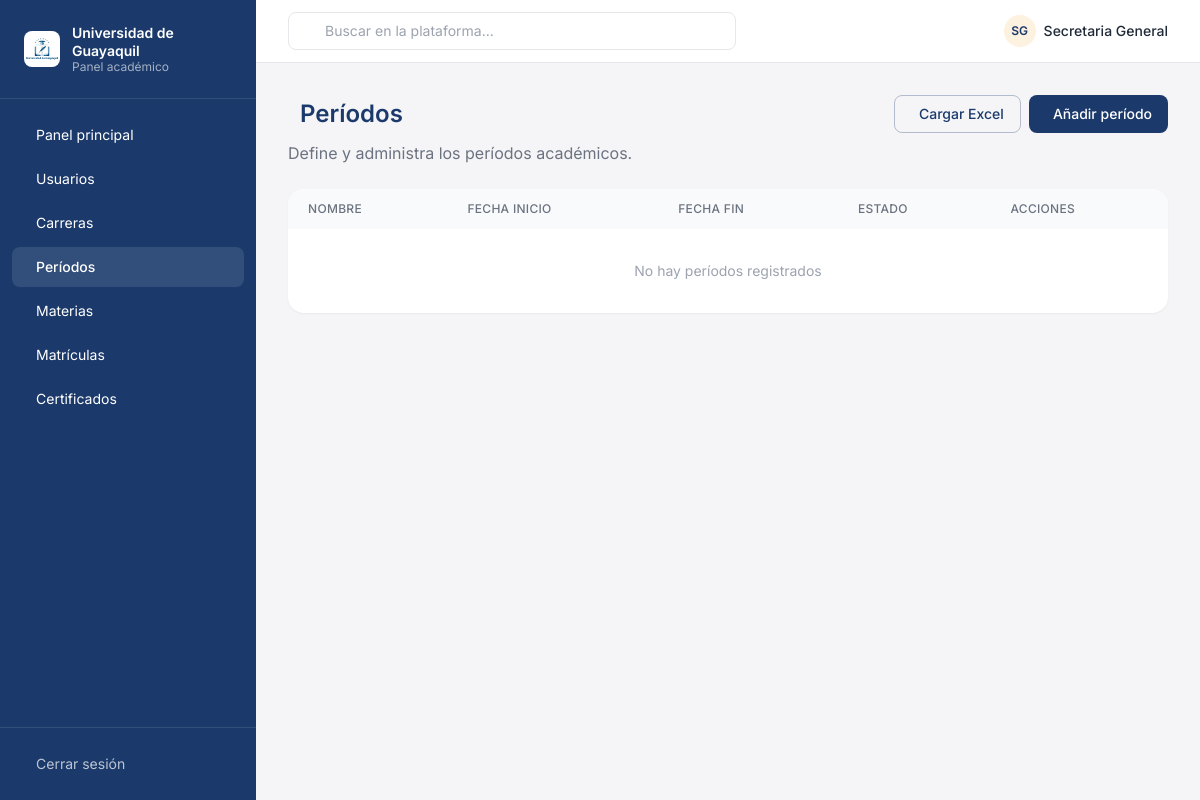
The page /secretaria/periodos/ (signed in) on the database as committed earlier.
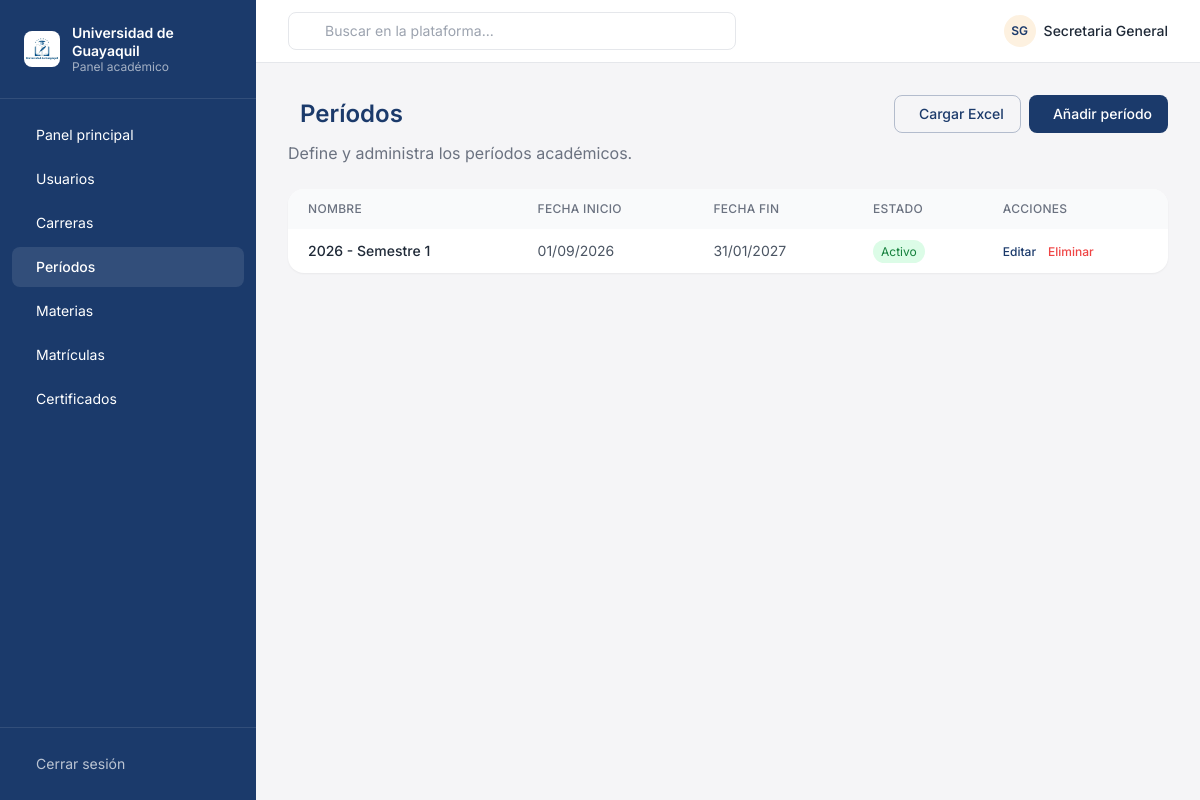
The same page on the database as committed later.
### plataforma/models.py (models this page shows, shortened)
class Periodo(models.Model):
    nombre = models.CharField(max_length=20)  # 2026-1, 2026-2
    fecha_inicio = models.DateField()
    fecha_fin = models.DateField()
    activo = models.BooleanField(default=True)
    class Meta:
        verbose_name_plural = "Períodos"

### plataforma/views.py (the view)
        def wrapper(request, *args, **kwargs):
            if not request.user.is_authenticated:
                return redirect('login')
            try:
                perfil = PerfilUsuario.objects.get(user=request.user)
                if perfil.rol not in roles_permitidos:
                    messages.error(request, "❌ No tienes permisos para acceder a esta sección")
                    return redirect('index')
            except PerfilUsuario.DoesNotExist:
                messages.error(request, "❌ Tu perfil no está configurado")
                return redirect('index')
            return view_func(request, *args, **kwargs)

### plataforma/views.py (called while the page is built, shortened)
def rol_requerido(*roles_permitidos):
    def decorator(view_func):
        def wrapper(request, *args, **kwargs):
            if not request.user.is_authenticated:
                return redirect('login')
            try:
                perfil = PerfilUsuario.objects.get(user=request.user)
                if perfil.rol not in roles_permitidos:
                    messages.error(request, "❌ No tienes permisos para acceder a esta sección")
                    return redirect('index')
            except PerfilUsuario.DoesNotExist:
                messages.error(request, "❌ Tu perfil no está configurado")
                return redirect('index')
            return view_func(request, *args, **kwargs)
        return wrapper
    return decorator

@login_required(login_url='login')
@rol_requerido('admin')
def secretaria_periodos(request):
    periodos = Periodo.objects.all().order_by('-fecha_inicio')
    return render(request, 'plataforma/secretaria_periodos.html', {
        'periodos': periodos,
    })

### plataforma/templates/plataforma/secretaria_periodos.html (shortened to what the changed rows need)
{% extends "plataforma/base.html" %}
{% load static %}
{% block content %}
<div class="max-w-6xl mx-auto">
    <div class="flex items-center justify-between mb-2">
        <div class="flex items-center gap-3">
            <h1 class="text-2xl font-semibold text-navy">Períodos</h1>
        </div>
    </div>
    <div class="bg-white rounded-card shadow-sm overflow-hidden">
        <div class="overflow-x-auto">
            <table class="w-full text-sm" id="tabla-periodos">
                <thead class="bg-gray-50 text-gray-500 text-xs uppercase tracking-wide">
                    <tr>
                        <th class="text-left px-5 py-3 font-medium">Nombre</th>
                        <th class="text-left px-5 py-3 font-medium">Fecha inicio</th>
                        <th class="text-left px-5 py-3 font-medium">Fecha fin</th>
                        <th class="text-left px-5 py-3 font-medium">Estado</th>
                        <th class="text-left px-5 py-3 font-medium">Acciones</th>
                    </tr>
                </thead>
                <tbody class="divide-y divide-gray-100">
                    {% for p in periodos %}
                    <tr class="hover:bg-gray-50">
                        <td class="px-5 py-3 text-gray-800 font-medium">{{ p.nombre }}</td>
                        <td class="px-5 py-3 text-gray-600">{{ p.fecha_inicio|date:"d/m/Y" }}</td>
                        <td class="px-5 py-3 text-gray-600">{{ p.fecha_fin|date:"d/m/Y" }}</td>
                        <td class="px-5 py-3">
                            <span class="text-xs px-2 py-1 rounded-full {% if p.activo %}bg-green-100 text-green-700{% else %}bg-gray-100 text-gray-600{% endif %}">
                                {% if p.activo %}Activo{% else %}Inactivo{% endif %}
                            </span>
                        </td>
                        <td class="px-5 py-3 text-gray-600">
                            <button onclick="editarPeriodo({{ p.id }}, '{{ p.nombre }}', '{{ p.fecha_inicio|date:'Y-m-d' }}', '{{ p.fecha_fin|date:'Y-m-d' }}')"
                                    class="text-navy hover:text-navy/70 text-xs font-medium">
                                 Editar
                            </button>
                            <button onclick="eliminarPeriodo({{ p.id }})"
                                    class="text-red-500 hover:text-red-700 text-xs font-medium ml-2">
                                 Eliminar
                            </button>
                        </td>
                    </tr>
                    {% empty %}
                    <tr><td colspan="5" class="text-center px-5 py-8 text-gray-400">No hay períodos registrados</td></tr>
                    {% endfor %}
                </tbody>
            </table>
        </div>
    </div>
</div>
{% endblock %}

Rows that differ between the two databases and show on the page:
added Periodo: nombre "2026 - Semestre 1", fecha_inicio "01/09/2026", fecha_fin "31/01/2027", activo "Activo"
Other text that changed with them:
text no longer shown: "No hay períodos registrados"
